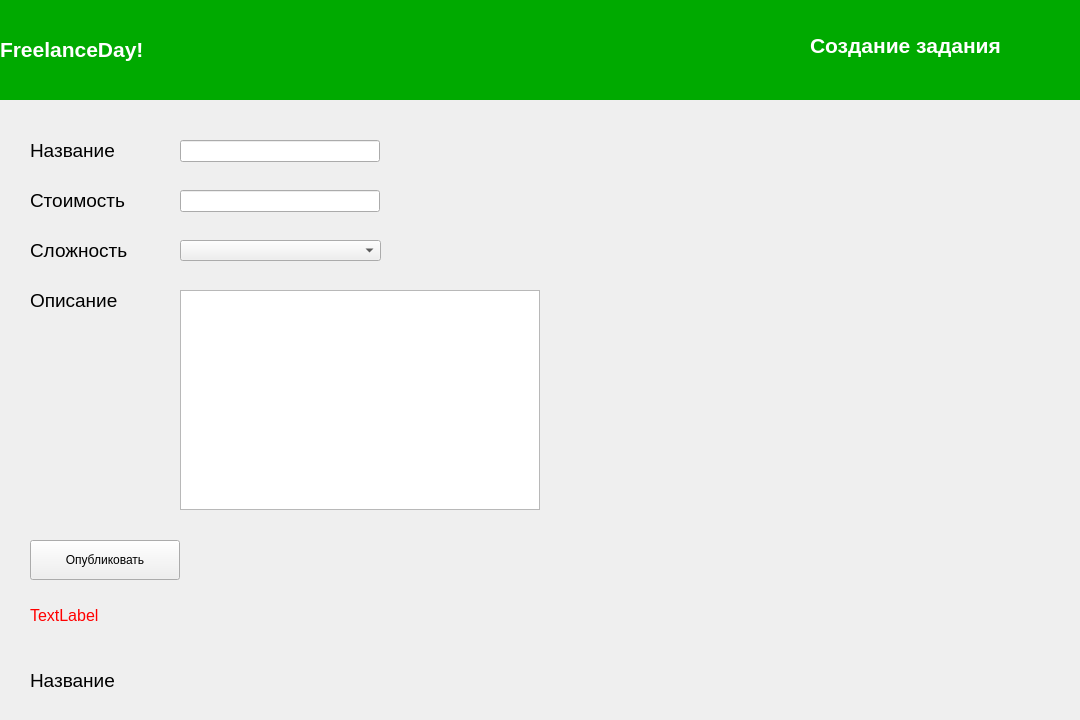
<?xml version="1.0" encoding="UTF-8"?>
<ui version="4.0">
 <class>Form</class>
 <widget class="QWidget" name="Form">
  <property name="geometry">
   <rect>
    <x>0</x>
    <y>0</y>
    <width>1080</width>
    <height>720</height>
   </rect>
  </property>
  <property name="windowTitle">
   <string>FreelanceDay! - Создание задания</string>
  </property>
  <widget class="QLineEdit" name="lineEdit_4">
   <property name="geometry">
    <rect>
     <x>180</x>
     <y>190</y>
     <width>200</width>
     <height>22</height>
    </rect>
   </property>
  </widget>
  <widget class="QTextEdit" name="textEdit">
   <property name="geometry">
    <rect>
     <x>180</x>
     <y>290</y>
     <width>360</width>
     <height>220</height>
    </rect>
   </property>
  </widget>
  <widget class="QLabel" name="label_8">
   <property name="geometry">
    <rect>
     <x>30</x>
     <y>600</y>
     <width>121</width>
     <height>31</height>
    </rect>
   </property>
   <property name="text">
    <string>&lt;html&gt;&lt;head/&gt;&lt;body&gt;&lt;p&gt;&lt;span style=&quot; font-size:12pt; color:#ff0000;&quot;&gt;TextLabel&lt;/span&gt;&lt;/p&gt;&lt;/body&gt;&lt;/html&gt;</string>
   </property>
  </widget>
  <widget class="QLabel" name="label_6">
   <property name="geometry">
    <rect>
     <x>30</x>
     <y>280</y>
     <width>111</width>
     <height>41</height>
    </rect>
   </property>
   <property name="text">
    <string>&lt;html&gt;&lt;head/&gt;&lt;body&gt;&lt;p&gt;&lt;span style=&quot; font-size:14pt;&quot;&gt;Описание&lt;/span&gt;&lt;/p&gt;&lt;/body&gt;&lt;/html&gt;</string>
   </property>
  </widget>
  <widget class="QPushButton" name="pushButton">
   <property name="geometry">
    <rect>
     <x>30</x>
     <y>540</y>
     <width>150</width>
     <height>40</height>
    </rect>
   </property>
   <property name="text">
    <string>Опубликовать</string>
   </property>
  </widget>
  <widget class="QLabel" name="label">
   <property name="geometry">
    <rect>
     <x>0</x>
     <y>0</y>
     <width>1080</width>
     <height>100</height>
    </rect>
   </property>
   <property name="palette">
    <palette>
     <active>
      <colorrole role="WindowText">
       <brush brushstyle="SolidPattern">
        <color alpha="255">
         <red>0</red>
         <green>0</green>
         <blue>0</blue>
        </color>
       </brush>
      </colorrole>
      <colorrole role="Button">
       <brush brushstyle="SolidPattern">
        <color alpha="255">
         <red>0</red>
         <green>170</green>
         <blue>0</blue>
        </color>
       </brush>
      </colorrole>
      <colorrole role="Light">
       <brush brushstyle="SolidPattern">
        <color alpha="255">
         <red>0</red>
         <green>255</green>
         <blue>0</blue>
        </color>
       </brush>
      </colorrole>
      <colorrole role="Midlight">
       <brush brushstyle="SolidPattern">
        <color alpha="255">
         <red>0</red>
         <green>212</green>
         <blue>0</blue>
        </color>
       </brush>
      </colorrole>
      <colorrole role="Dark">
       <brush brushstyle="SolidPattern">
        <color alpha="255">
         <red>0</red>
         <green>85</green>
         <blue>0</blue>
        </color>
       </brush>
      </colorrole>
      <colorrole role="Mid">
       <brush brushstyle="SolidPattern">
        <color alpha="255">
         <red>0</red>
         <green>113</green>
         <blue>0</blue>
        </color>
       </brush>
      </colorrole>
      <colorrole role="Text">
       <brush brushstyle="SolidPattern">
        <color alpha="255">
         <red>0</red>
         <green>0</green>
         <blue>0</blue>
        </color>
       </brush>
      </colorrole>
      <colorrole role="BrightText">
       <brush brushstyle="SolidPattern">
        <color alpha="255">
         <red>255</red>
         <green>255</green>
         <blue>255</blue>
        </color>
       </brush>
      </colorrole>
      <colorrole role="ButtonText">
       <brush brushstyle="SolidPattern">
        <color alpha="255">
         <red>0</red>
         <green>0</green>
         <blue>0</blue>
        </color>
       </brush>
      </colorrole>
      <colorrole role="Base">
       <brush brushstyle="SolidPattern">
        <color alpha="255">
         <red>255</red>
         <green>255</green>
         <blue>255</blue>
        </color>
       </brush>
      </colorrole>
      <colorrole role="Window">
       <brush brushstyle="SolidPattern">
        <color alpha="255">
         <red>0</red>
         <green>170</green>
         <blue>0</blue>
        </color>
       </brush>
      </colorrole>
      <colorrole role="Shadow">
       <brush brushstyle="SolidPattern">
        <color alpha="255">
         <red>0</red>
         <green>0</green>
         <blue>0</blue>
        </color>
       </brush>
      </colorrole>
      <colorrole role="AlternateBase">
       <brush brushstyle="SolidPattern">
        <color alpha="255">
         <red>127</red>
         <green>212</green>
         <blue>127</blue>
        </color>
       </brush>
      </colorrole>
      <colorrole role="ToolTipBase">
       <brush brushstyle="SolidPattern">
        <color alpha="255">
         <red>255</red>
         <green>255</green>
         <blue>220</blue>
        </color>
       </brush>
      </colorrole>
      <colorrole role="ToolTipText">
       <brush brushstyle="SolidPattern">
        <color alpha="255">
         <red>0</red>
         <green>0</green>
         <blue>0</blue>
        </color>
       </brush>
      </colorrole>
     </active>
     <inactive>
      <colorrole role="WindowText">
       <brush brushstyle="SolidPattern">
        <color alpha="255">
         <red>0</red>
         <green>0</green>
         <blue>0</blue>
        </color>
       </brush>
      </colorrole>
      <colorrole role="Button">
       <brush brushstyle="SolidPattern">
        <color alpha="255">
         <red>0</red>
         <green>170</green>
         <blue>0</blue>
        </color>
       </brush>
      </colorrole>
      <colorrole role="Light">
       <brush brushstyle="SolidPattern">
        <color alpha="255">
         <red>0</red>
         <green>255</green>
         <blue>0</blue>
        </color>
       </brush>
      </colorrole>
      <colorrole role="Midlight">
       <brush brushstyle="SolidPattern">
        <color alpha="255">
         <red>0</red>
         <green>212</green>
         <blue>0</blue>
        </color>
       </brush>
      </colorrole>
      <colorrole role="Dark">
       <brush brushstyle="SolidPattern">
        <color alpha="255">
         <red>0</red>
         <green>85</green>
         <blue>0</blue>
        </color>
       </brush>
      </colorrole>
      <colorrole role="Mid">
       <brush brushstyle="SolidPattern">
        <color alpha="255">
         <red>0</red>
         <green>113</green>
         <blue>0</blue>
        </color>
       </brush>
      </colorrole>
      <colorrole role="Text">
       <brush brushstyle="SolidPattern">
        <color alpha="255">
         <red>0</red>
         <green>0</green>
         <blue>0</blue>
        </color>
       </brush>
      </colorrole>
      <colorrole role="BrightText">
       <brush brushstyle="SolidPattern">
        <color alpha="255">
         <red>255</red>
         <green>255</green>
         <blue>255</blue>
        </color>
       </brush>
      </colorrole>
      <colorrole role="ButtonText">
       <brush brushstyle="SolidPattern">
        <color alpha="255">
         <red>0</red>
         <green>0</green>
         <blue>0</blue>
        </color>
       </brush>
      </colorrole>
      <colorrole role="Base">
       <brush brushstyle="SolidPattern">
        <color alpha="255">
         <red>255</red>
         <green>255</green>
         <blue>255</blue>
        </color>
       </brush>
      </colorrole>
      <colorrole role="Window">
       <brush brushstyle="SolidPattern">
        <color alpha="255">
         <red>0</red>
         <green>170</green>
         <blue>0</blue>
        </color>
       </brush>
      </colorrole>
      <colorrole role="Shadow">
       <brush brushstyle="SolidPattern">
        <color alpha="255">
         <red>0</red>
         <green>0</green>
         <blue>0</blue>
        </color>
       </brush>
      </colorrole>
      <colorrole role="AlternateBase">
       <brush brushstyle="SolidPattern">
        <color alpha="255">
         <red>127</red>
         <green>212</green>
         <blue>127</blue>
        </color>
       </brush>
      </colorrole>
      <colorrole role="ToolTipBase">
       <brush brushstyle="SolidPattern">
        <color alpha="255">
         <red>255</red>
         <green>255</green>
         <blue>220</blue>
        </color>
       </brush>
      </colorrole>
      <colorrole role="ToolTipText">
       <brush brushstyle="SolidPattern">
        <color alpha="255">
         <red>0</red>
         <green>0</green>
         <blue>0</blue>
        </color>
       </brush>
      </colorrole>
     </inactive>
     <disabled>
      <colorrole role="WindowText">
       <brush brushstyle="SolidPattern">
        <color alpha="255">
         <red>0</red>
         <green>85</green>
         <blue>0</blue>
        </color>
       </brush>
      </colorrole>
      <colorrole role="Button">
       <brush brushstyle="SolidPattern">
        <color alpha="255">
         <red>0</red>
         <green>170</green>
         <blue>0</blue>
        </color>
       </brush>
      </colorrole>
      <colorrole role="Light">
       <brush brushstyle="SolidPattern">
        <color alpha="255">
         <red>0</red>
         <green>255</green>
         <blue>0</blue>
        </color>
       </brush>
      </colorrole>
      <colorrole role="Midlight">
       <brush brushstyle="SolidPattern">
        <color alpha="255">
         <red>0</red>
         <green>212</green>
         <blue>0</blue>
        </color>
       </brush>
      </colorrole>
      <colorrole role="Dark">
       <brush brushstyle="SolidPattern">
        <color alpha="255">
         <red>0</red>
         <green>85</green>
         <blue>0</blue>
        </color>
       </brush>
      </colorrole>
      <colorrole role="Mid">
       <brush brushstyle="SolidPattern">
        <color alpha="255">
         <red>0</red>
         <green>113</green>
         <blue>0</blue>
        </color>
       </brush>
      </colorrole>
      <colorrole role="Text">
       <brush brushstyle="SolidPattern">
        <color alpha="255">
         <red>0</red>
         <green>85</green>
         <blue>0</blue>
        </color>
       </brush>
      </colorrole>
      <colorrole role="BrightText">
       <brush brushstyle="SolidPattern">
        <color alpha="255">
         <red>255</red>
         <green>255</green>
         <blue>255</blue>
        </color>
       </brush>
      </colorrole>
      <colorrole role="ButtonText">
       <brush brushstyle="SolidPattern">
        <color alpha="255">
         <red>0</red>
         <green>85</green>
         <blue>0</blue>
        </color>
       </brush>
      </colorrole>
      <colorrole role="Base">
       <brush brushstyle="SolidPattern">
        <color alpha="255">
         <red>0</red>
         <green>170</green>
         <blue>0</blue>
        </color>
       </brush>
      </colorrole>
      <colorrole role="Window">
       <brush brushstyle="SolidPattern">
        <color alpha="255">
         <red>0</red>
         <green>170</green>
         <blue>0</blue>
        </color>
       </brush>
      </colorrole>
      <colorrole role="Shadow">
       <brush brushstyle="SolidPattern">
        <color alpha="255">
         <red>0</red>
         <green>0</green>
         <blue>0</blue>
        </color>
       </brush>
      </colorrole>
      <colorrole role="AlternateBase">
       <brush brushstyle="SolidPattern">
        <color alpha="255">
         <red>0</red>
         <green>170</green>
         <blue>0</blue>
        </color>
       </brush>
      </colorrole>
      <colorrole role="ToolTipBase">
       <brush brushstyle="SolidPattern">
        <color alpha="255">
         <red>255</red>
         <green>255</green>
         <blue>220</blue>
        </color>
       </brush>
      </colorrole>
      <colorrole role="ToolTipText">
       <brush brushstyle="SolidPattern">
        <color alpha="255">
         <red>0</red>
         <green>0</green>
         <blue>0</blue>
        </color>
       </brush>
      </colorrole>
     </disabled>
    </palette>
   </property>
   <property name="autoFillBackground">
    <bool>true</bool>
   </property>
   <property name="text">
    <string>&lt;html&gt;&lt;head/&gt;&lt;body&gt;&lt;p&gt;&lt;span style=&quot; font-size:16pt; font-weight:600; color:#ffffff;&quot;&gt;FreelanceDay!&lt;/span&gt;&lt;/p&gt;&lt;/body&gt;&lt;/html&gt;</string>
   </property>
   <property name="margin">
    <number>10</number>
   </property>
  </widget>
  <widget class="QLabel" name="label_7">
   <property name="geometry">
    <rect>
     <x>30</x>
     <y>230</y>
     <width>121</width>
     <height>41</height>
    </rect>
   </property>
   <property name="text">
    <string>&lt;html&gt;&lt;head/&gt;&lt;body&gt;&lt;p&gt;&lt;span style=&quot; font-size:14pt;&quot;&gt;Сложность&lt;/span&gt;&lt;/p&gt;&lt;/body&gt;&lt;/html&gt;</string>
   </property>
  </widget>
  <widget class="QLabel" name="label_4">
   <property name="geometry">
    <rect>
     <x>30</x>
     <y>180</y>
     <width>111</width>
     <height>41</height>
    </rect>
   </property>
   <property name="text">
    <string>&lt;html&gt;&lt;head/&gt;&lt;body&gt;&lt;p&gt;&lt;span style=&quot; font-size:14pt;&quot;&gt;Стоимость&lt;/span&gt;&lt;/p&gt;&lt;/body&gt;&lt;/html&gt;</string>
   </property>
  </widget>
  <widget class="QLabel" name="label_3">
   <property name="geometry">
    <rect>
     <x>30</x>
     <y>130</y>
     <width>101</width>
     <height>41</height>
    </rect>
   </property>
   <property name="text">
    <string>&lt;html&gt;&lt;head/&gt;&lt;body&gt;&lt;p&gt;&lt;span style=&quot; font-size:14pt;&quot;&gt;Название&lt;/span&gt;&lt;/p&gt;&lt;/body&gt;&lt;/html&gt;</string>
   </property>
  </widget>
  <widget class="QLineEdit" name="lineEdit">
   <property name="geometry">
    <rect>
     <x>180</x>
     <y>140</y>
     <width>200</width>
     <height>22</height>
    </rect>
   </property>
  </widget>
  <widget class="QLabel" name="label_2">
   <property name="geometry">
    <rect>
     <x>810</x>
     <y>20</y>
     <width>261</width>
     <height>51</height>
    </rect>
   </property>
   <property name="text">
    <string>&lt;html&gt;&lt;head/&gt;&lt;body&gt;&lt;p&gt;&lt;span style=&quot; font-size:16pt; font-weight:600; color:#ffffff;&quot;&gt;Создание задания&lt;/span&gt;&lt;/p&gt;&lt;/body&gt;&lt;/html&gt;</string>
   </property>
  </widget>
  <widget class="QComboBox" name="comboBox">
   <property name="geometry">
    <rect>
     <x>180</x>
     <y>240</y>
     <width>201</width>
     <height>21</height>
    </rect>
   </property>
   <property name="insertPolicy">
    <enum>QComboBox::InsertAlphabetically</enum>
   </property>
  </widget>
  <widget class="QLabel" name="label_5">
   <property name="geometry">
    <rect>
     <x>30</x>
     <y>660</y>
     <width>231</width>
     <height>41</height>
    </rect>
   </property>
   <property name="text">
    <string>&lt;html&gt;&lt;head/&gt;&lt;body&gt;&lt;p&gt;&lt;span style=&quot; font-size:14pt;&quot;&gt;Название&lt;/span&gt;&lt;/p&gt;&lt;/body&gt;&lt;/html&gt;</string>
   </property>
  </widget>
 </widget>
 <resources/>
 <connections/>
</ui>
